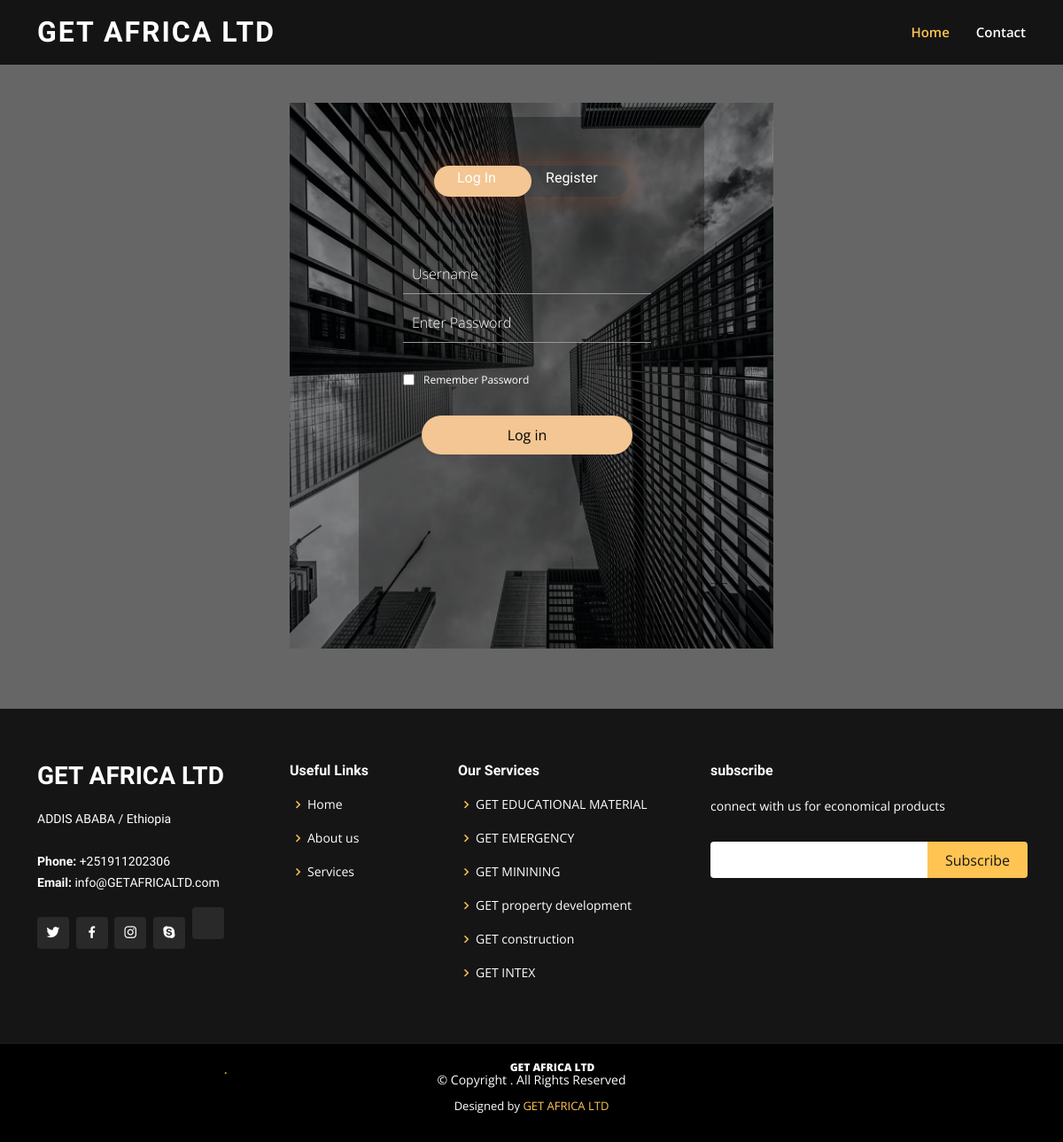
/auth-page, run on the app's committed database.
### front_app/models.py (models this page shows, shortened)
class Service(models.Model):
    title = models.CharField(max_length=200)
    description = models.TextField(null=True, blank=True)
    image = models.ImageField(null=True, blank=True)
    icon_class = models.CharField(max_length=200, null=True, blank=True)
    icon_class2 = models.CharField(max_length=200, null=True, blank=True)

### front_app/views.py (the view)
# urls.py: path('auth-page', views.auth_page, name='auth-page'),
def auth_page(request):
    service_list = Service.objects.all()
    return render(request,"front_app/auth.html",context={
        'service_list': service_list,
    })

### front_app/templates/front_app/auth.html (shortened to what this page needs)
{% load static %}
<!DOCTYPE html>
<html lang="en">
<head>
  <link href="{% static 'assets/vendor/aos/aos.css' %}" rel="stylesheet">
  <link href="{% static 'assets/vendor/bootstrap/css/bootstrap.min.css' %}" rel="stylesheet">
  <link href="{% static 'assets/vendor/bootstrap-icons/bootstrap-icons.css' %}" rel="stylesheet">
  <link href="{% static 'assets/vendor/boxicons/css/boxicons.min.css' %}" rel="stylesheet">
  <link href="{% static 'assets/vendor/glightbox/css/glightbox.min.css' %}" rel="stylesheet">
  <link href="{% static 'assets/vendor/remixicon/remixicon.css' %}" rel="stylesheet">
  <link href="{% static 'assets/vendor/swiper/swiper-bundle.min.css' %}" rel="stylesheet">
  <link href="{% static 'assets/css/style.css' %}" rel="stylesheet">
</head>
<body>
  <header id="header" class="fixed-top ">
    <div class="container d-flex align-items-center justify-content-lg-between">
      <h1 class="logo me-auto me-lg-0"><a href="/">GET AFRICA LTD <span>.</span></a></h1>
      <nav id="navbar" class="navbar order-last order-lg-0">
        <ul>
          <li><a class="nav-link scrollto active" href="/">Home</a></li>
          <li><a class="nav-link scrollto active" href="#footer">Contact</a></li>
      </nav>
    </div>
  </header>
  <section id="hero" class="d-flex align-items-center justify-content-center">
  <section id="team" class="team">
        <div class="section-title">
          <h2>BE OUR FAMILY BY SIGNING IN </h2> </div>
  <div class="full-page">
        <div id='login-form'class='login-page'>
            <div class="form-box">
                <div class='button-box'>
                    <div id='btn'></div>
                    <button  type='button'onclick='login()'class='toggle-btn'><h6 id="h">Log In</h6></button>
                    <button type='button'onclick='register()'class='toggle-btn'><h6 id="h">Register</h6></button>
                </div>
                <form id='login' class='input-group-login' action="{% url 'login-request' %}" method="post">
                  <input type='text'class='input-field'placeholder='Username' name="username" required >
                  <input type='password'class='input-field'placeholder='Enter Password' name="password" required>
                  <input type='checkbox'class='check-box'><span id='span'>Remember Password</span>
                  <button type='submit'class='submit-btn'>Log in</button>
              </form>
            </div>
        </div>
    </div>
</section>
  </section>
  <footer id="footer">
    <div class="footer-top">
      <div class="container">
        <div class="row">
          <div class="col-lg-3 col-md-6">
            <div class="footer-info">
              <h3>GET AFRICA LTD<span>.</span></h3>
              <p>
                  ADDIS ABABA / Ethiopia<br><br>
                <strong>Phone:</strong> +251911202306<br>
                <strong>Email:</strong> info@GETAFRICALTD.com<br>
              </p>
              <div class="social-links mt-3">
                <a href="#" class="twitter"><i class="bx bxl-twitter"></i></a>
                <a href="#" class="facebook"><i class="bx bxl-facebook"></i></a>
                <a href="#" class="instagram"><i class="bx bxl-instagram"></i></a>
                <a href="#" class="google-plus"><i class="bx bxl-skype"></i></a>
                <a href="#">
                </a>
              </div>
            </div>
          </div>
          <div class="col-lg-2 col-md-6 footer-links">
            <h4>Useful Links</h4>
            <ul>
              <li><i class="bx bx-chevron-right"></i> <a href="#">Home</a></li>
              <li><i class="bx bx-chevron-right"></i> <a href="#">About us</a></li>
              <li><i class="bx bx-chevron-right"></i> <a href="#">Services</a></li>
            </ul>
          </div>
          <div class="col-lg-3 col-md-6 footer-links">
            <h4>Our Services</h4>
            <ul>
              {% for serv in service_list %}
                <li><i class="bx bx-chevron-right"></i> <a href="#">GET {{ serv.title }} </a></li>
              {% endfor %}
            </ul>
          </div>
          <div class="col-lg-4 col-md-6 footer-newsletter">
            <h4>subscribe</h4>
            <p>connect with us for economical products</p>
            <form action="" method="post">
              <input type="email" name="email"><input type="submit" value="Subscribe">
            </form>
          </div>
        </div>
      </div>
    </div>
    <div class="container">
      <div class="copyright">
        &copy; Copyright <strong><span><b>GET AFRICA LTD</b></span></strong>. All Rights Reserved
      </div>
      <div class="credits">
        Designed by <a href="">GET AFRICA LTD</a>
      </div>
    </div>
  </footer>
</body>
</html>

### static/assets/css/style.css (style rules this page uses)
body { font-family: "Open Sans", sans-serif; color: #444444; }
a { color: #ffc451; text-decoration: none; }
h1, h2, h3, h4, h5, h6 { font-family: "Raleway", sans-serif; }
#header { transition: all 0.5s; z-index: 997; padding: 15px 0; background: rgba(0, 0, 0, 0.8); }
#header .logo { font-size: 32px; margin: 0; padding: 0; line-height: 1; font-weight: 700; letter-spacing: 2px; text-transform: uppercase; }
#header .logo a { color: #fff; }
.navbar { padding: 0; }
.navbar ul { margin: 0; padding: 0; display: flex; list-style: none; align-items: center; }
.navbar li { position: relative; }
.navbar a, .navbar a:focus { display: flex; align-items: center; justify-content: space-between; padding: 10px 0 10px 30px; font-size: 15px; font-weight: 600; color: #fff; white-space: nowrap; transition: 0.3s; }
.navbar a:hover, .navbar .active, .navbar .active:focus, .navbar li:hover > a { color: #ffc451; }
#hero { width: 100%; height: 100vh; background-size: cover; position: relative; }
#hero:before { content: ""; background: rgba(0, 0, 0, 0.6); position: absolute; bottom: 0; top: 0; left: 0; right: 0; }
#hero h2 { color: rgba(255, 255, 255, 0.9); margin: 10px 0 0 0; font-size: 24px; }
@media (min-width: 1024px) { #hero { background-attachment: fixed; } }
section { padding: 60px 0; overflow: hidden; }
.section-title { padding-bottom: 40px; }
.section-title h2 { font-size: 14px; font-weight: 500; padding: 0; line-height: 1px; margin: 0 0 5px 0; letter-spacing: 2px; text-transform: uppercase; color: #aaaaaa; font-family: "Poppins", sans-serif; }
.section-title h2::after { content: ""; width: 120px; height: 1px; display: inline-block; background: #ffde9e; margin: 4px 10px; }
.team { background: #fff; padding: 60px 0; }
#footer { background: black; padding: 0 0 30px 0; color: #fff; font-size: 14px; }
#footer .footer-top { background: #151515; border-bottom: 1px solid #222222; padding: 60px 0 30px 0; }
#footer .footer-top .footer-info { margin-bottom: 30px; }
#footer .footer-top .footer-info h3 { font-size: 28px; margin: 0 0 20px 0; padding: 2px 0 2px 0; line-height: 1; font-weight: 700; text-transform: uppercase; }
#footer .footer-top .footer-info h3 span { color: #ffc451; }
#footer .footer-top .footer-info p { font-size: 14px; line-height: 24px; margin-bottom: 0; font-family: "Raleway", sans-serif; color: #fff; }
#footer .footer-top .social-links a { font-size: 18px; display: inline-block; background: #292929; color: #fff; line-height: 1; padding: 8px 0; margin-right: 4px; border-radius: 4px; text-align: center; width: 36px; height: 36px; transition: 0.3s; }
#footer .footer-top h4 { font-size: 16px; font-weight: 600; color: #fff; position: relative; padding-bottom: 12px; }
#footer .footer-top .footer-links { margin-bottom: 30px; }
#footer .footer-top .footer-links ul { list-style: none; padding: 0; margin: 0; }
#footer .footer-top .footer-links ul i { padding-right: 2px; color: #ffc451; font-size: 18px; line-height: 1; }
#footer .footer-top .footer-links ul li { padding: 10px 0; display: flex; align-items: center; }
#footer .footer-top .footer-links ul li:first-child { padding-top: 0; }
#footer .footer-top .footer-links ul a { color: #fff; transition: 0.3s; display: inline-block; line-height: 1; }
#footer .footer-top .footer-newsletter form { margin-top: 30px; background: #fff; padding: 6px 10px; position: relative; border-radius: 4px; }
#footer .footer-top .footer-newsletter form input[type=email] { border: 0; padding: 4px; width: calc(100% - 110px); }
#footer .footer-top .footer-newsletter form input[type=submit] { position: absolute; top: 0; right: -2px; bottom: 0; border: 0; background: none; font-size: 16px; padding: 0 20px; background: #ffc451; color: #151515; transition: 0.3s; border-radius: 0 4px 4px 0; }
#footer .copyright { text-align: center; padding-top: 30px; }
#footer .credits { padding-top: 10px; text-align: center; font-size: 13px; color: #fff; }

### data on the page
Service: title "EDUCATIONAL MATERIAL"
Service: title "EMERGENCY"
Service: title "MININING"
Service: title "property development"
Service: title "construction"
Service: title "INTEX"
